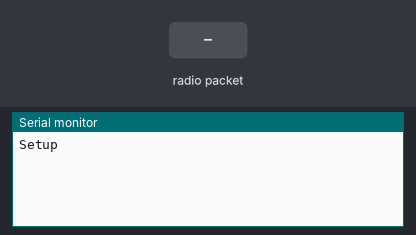
A sketch run on a simulated Arduino Uno, built with avr-gcc and run on an emulated ATmega328P. Parts: the last lines printed to the serial monitor. The test bench sets the inputs (shaded band). No radio packets arrive unless stated.

Above: at 1.2 s.
1.3 s: radio packet "5" arrives
At 1.8 s:
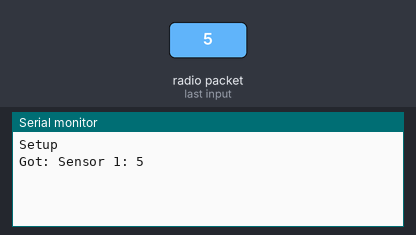
2.8 s: radio packet "90" arrives
At 4.0 s:
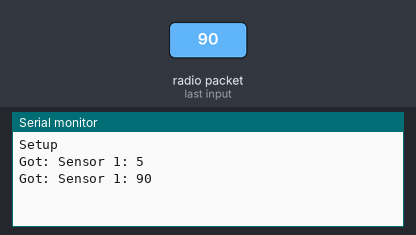
4.3 s: radio packet "200" arrives
At 5.3 s:
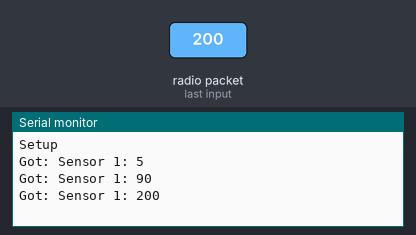

The sketch:

uno_rx.ino
```cpp
#include <VirtualWire.h>
int Sensor1Data;
char Sensor1CharMsg[4];
const int rx_pin = 11;
void setup()
{
  Serial.begin(9600);
  Serial.println("Setup");
  vw_set_rx_pin(rx_pin);
  vw_set_ptt_inverted(true);
  vw_setup(2000);
  vw_rx_start();
}
void loop()
{
  //Serial.println("Entered Loop");
  uint8_t buf[VW_MAX_MESSAGE_LEN];
    uint8_t buflen = VW_MAX_MESSAGE_LEN;

    if (vw_get_message(buf, &buflen))
    {
		int i;
                 digitalWrite(13, true);
   		Serial.print("Got: ");

		for (i = 0; i < buflen; i++)
		{
			 Sensor1CharMsg[i] = char(buf[i]);
		}
Sensor1CharMsg[buflen] = '\0';
Sensor1Data = atoi(Sensor1CharMsg);
 Serial.print("Sensor 1: ");
        Serial.println(Sensor1Data);
         digitalWrite(13, false);

	}
}
```

Measured:
- after the input at 1.3 s, the serial monitor: prints a new line at once (image 1)
- after the input at 2.8 s, the serial monitor: prints a new line at once (image 2)
- after the input at 4.3 s, the serial monitor: prints a new line at once (image 3)
